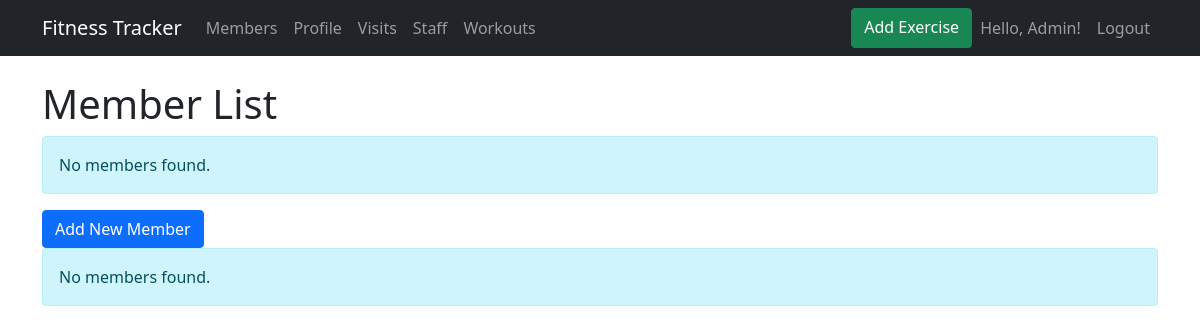
The page /members/ (signed in) on the database as committed earlier.
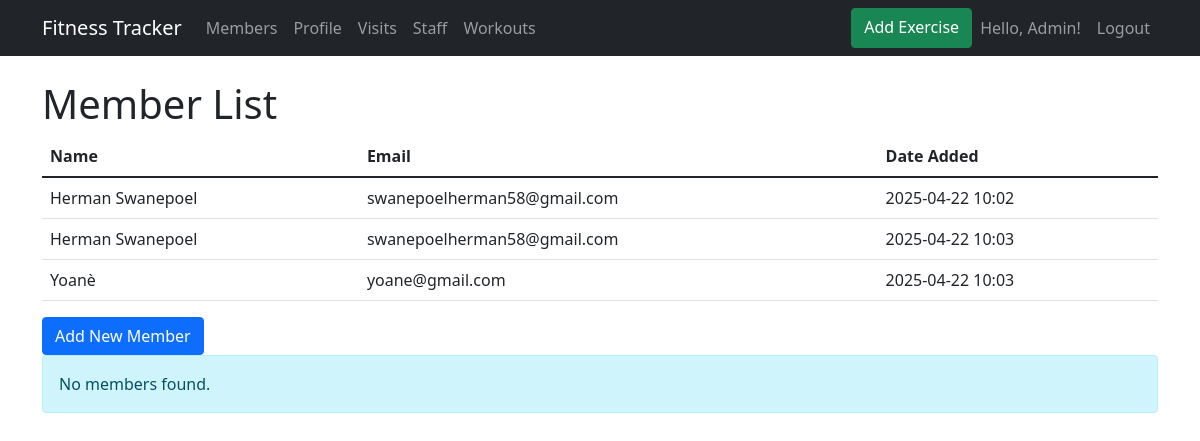
The same page on the database as committed later.
### members/models.py (models this page shows, shortened)
class Member(models.Model):
    user = models.ForeignKey(
        settings.AUTH_USER_MODEL,
        on_delete=models.CASCADE,
        related_name='members'
    )
    name = models.CharField(max_length=100)
    email = models.EmailField()
    created_at = models.DateTimeField(auto_now_add=True)
    date_of_birth = models.DateField(null=True, blank=True)
    address = models.TextField(blank=True)
    contact_number = models.CharField(max_length=15, null=True, blank=True)

### members/views.py (the view)
# urls.py: path('members/', MemberListView.as_view(), name='member_list'),
class MemberListView(LoginRequiredMixin, ListView):
    model = Member
    template_name = 'members/member_list.html'
    context_object_name = 'members'
    def get_queryset(self):
        return Member.objects.filter(user=self.request.user)

### members/templates/members/member_list.html
{% extends 'base.html' %}
{% block content %}
  <h1>Member List</h1>
  {% if members %}
    <table class="table">
      <thead>
        <tr>
          <th>Name</th>
          <th>Email</th>
          <th>Date Added</th>
        </tr>
      </thead>
      <tbody>
        {% for member in members %}
        <tr>
          <td>{{ member.name }}</td>
          <td>{{ member.email }}</td>
          <td>{{ member.created_at|date:"Y-m-d H:i" }}</td>
        </tr>
        {% endfor %}
      </tbody>
    </table>
  {% else %}
    <div class="alert alert-info">No members found.</div>
  {% endif %}
  <a href="{% url 'member_create' %}" class="btn btn-primary">
    Add New Member
  </a>
  <div class="alert alert-info">No members found.</div>
{% endblock %}

Rows that differ between the two databases and show on the page:
added Member: name "Herman Swanepoel", email "swanepoelherman58@gmail.com", created_at "2025-04-22 10:02"
added Member: name "Herman Swanepoel", email "swanepoelherman58@gmail.com", created_at "2025-04-22 10:03"
added Member: name "Yoanè", email "yoane@gmail.com", created_at "2025-04-22 10:03"
Other text that changed with them:
text no longer shown: "No members found."
text now shown: "Name Email Date Added"
